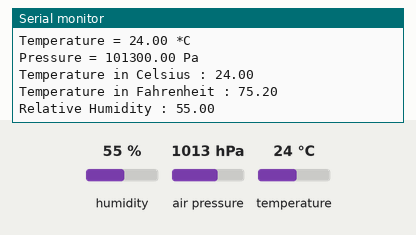
Bench run of a sketch on a simulated ESP8266 (NodeMCU). On the bench: the last lines printed to the serial monitor. The test bench sets the inputs (shaded band); at power-on: humidity 55 %, air pressure 1013 hPa, temperature 24 °C.

Above: at 1.2 s.
1.3 s: humidity set to 22 %
At 2.6 s:
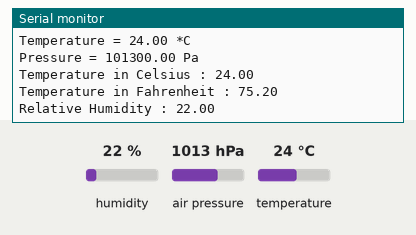
2.8 s: air pressure set to 952 hPa
4.3 s: temperature set to 12 °C
At 7.2 s:
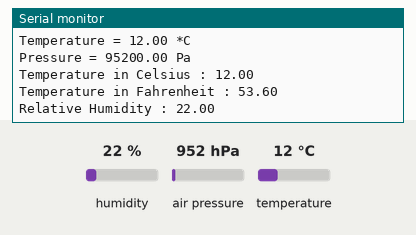

The sketch:

bmp280sht30.ino
```cpp
/**
 * Test of SHT30 and BMP280. The sketch reads the main values.
 */
#include <Wire.h>
#include <Adafruit_BMP280.h>
#include <WEMOS_SHT3X.h>

const int sclPin = 1; //9;
const int sdaPin = 2; //8;

Adafruit_BMP280 bmp;
SHT3X sht30(0x45);

void setup() {
  Serial.begin(115200);
  Serial.println("BMP280 and SHT30 test");

  Wire.begin(sdaPin, sclPin);

  if(sht30.get()==0) {
    Serial.println("Found SHT30 sensor");
  } else {
    Serial.println("Could not find a valid SHT30 sensor, check wiring!");
    while(1);
  }

  if (bmp.begin(0x76)){
    Serial.println("Found BMP280 sensor");
  } else {
    Serial.println("Could not find a valid BMP280 sensor, check wiring!");
    while (1);
  }
}

void loop() {
    Serial.print("Temperature = ");
    Serial.print(bmp.readTemperature());
    Serial.println(" *C");

    Serial.print("Pressure = ");
    Serial.print(bmp.readPressure());
    Serial.println(" Pa");

    Serial.println();

    if (sht30.get()==0) {
      Serial.print("Temperature in Celsius : ");
      Serial.println(sht30.cTemp);
      Serial.print("Temperature in Fahrenheit : ");
      Serial.println(sht30.fTemp);
      Serial.print("Relative Humidity : ");
      Serial.println(sht30.humidity);
      Serial.println();
    } else {
      Serial.println("Error!");
    }
    delay(2000);
}
```

Measured:
- after the input at 1.3 s, the serial monitor: prints a new line after 0.83 s (image 1)
- after the input at 4.3 s, the serial monitor: prints a new line after 1.9 s (image 2)
